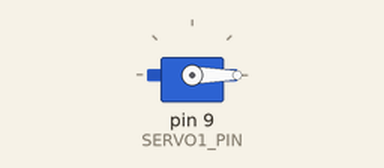
The sketch below on a simulated Arduino Uno, built with avr-gcc and run on an emulated ATmega328P. Parts: servo.

Above: at 0.05 s.
At 10.0 s:
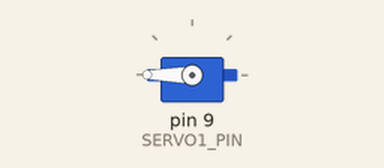
Timing chart, 0 to 13.0 s (numbered marks = the images above):
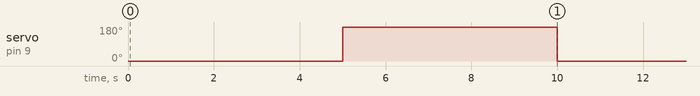

Measured:
- by itself, servo on pin 9 (SERVO1_PIN): alternates 180° for 5.0 s and 0° for 5.0 s

The sketch:

base_servo.ino
```cpp
#include <Servo.h>

#define SERVO1_PIN 9
#define SECONDE 1000

Servo myservo1;


void setup()
{
  myservo1.attach(SERVO1_PIN);
}

void loop()
{
    myservo1.write(0);
    delay(5 * SECONDE);
    myservo1.write(180);
    delay(5 * SECONDE);
}
```
